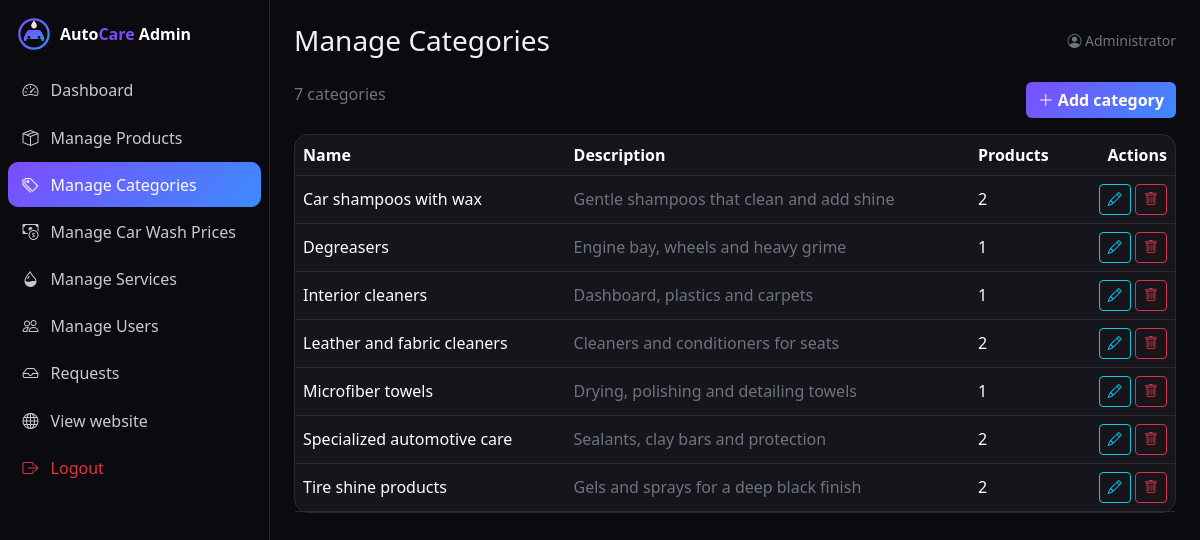
/admin/categorias.php (signed in), run on the app's committed database.
### tables this page shows
CREATE TABLE categorias (
  id INT UNSIGNED AUTO_INCREMENT PRIMARY KEY,
  nombre VARCHAR(100) NOT NULL UNIQUE,
  descripcion VARCHAR(255) NULL
);

### config/conexion.php (called while the page is built, shortened)
<?php
function e($v) { return htmlspecialchars((string)$v, ENT_QUOTES, 'UTF-8'); }

### admin/categorias.php (the view, shortened to what this page needs)
<?php
require_once __DIR__ . '/../includes/verificar_sesion.php'; require_admin();
$lista = $pdo->query('SELECT c.*, (SELECT COUNT(*) FROM productos p WHERE p.categoria_id = c.id) AS total FROM categorias c ORDER BY c.nombre')->fetchAll();
include __DIR__ . '/../includes/admin_header.php';
?>
<div class="d-flex justify-content-between mb-3"><span class="text-secondary"><?= count($lista) ?> categories</span>
  <button class="btn btn-accent btn-nuevo" data-bs-toggle="modal" data-bs-target="#modalCrud"><i class="bi bi-plus-lg"></i> Add category</button></div>
<div class="card"><div class="table-responsive"><table class="table table-hover align-middle mb-0">
  <thead><tr><th>Name</th><th>Description</th><th>Products</th><th class="text-end">Actions</th></tr></thead><tbody>
  <?php foreach ($lista as $c): $json = ['id' => $c['id'], 'nombre' => $c['nombre'], 'descripcion' => $c['descripcion']]; ?>
    <tr><td><?= e($c['nombre']) ?></td><td class="text-secondary"><?= e($c['descripcion']) ?></td><td><?= (int)$c['total'] ?></td>
      <td class="text-end text-nowrap">
        <button class="btn btn-sm btn-outline-info btn-editar" data-bs-toggle="modal" data-bs-target="#modalCrud" data-json="<?= e(json_encode($json)) ?>"><i class="bi bi-pencil"></i></button>
        <form method="post" class="d-inline form-eliminar" data-msg="Delete category &quot;<?= e($c['nombre']) ?>&quot;?">
          <button class="btn btn-sm btn-outline-danger"><i class="bi bi-trash"></i></button></form></td></tr>
  <?php endforeach; ?></tbody></table></div></div>
<?php include __DIR__ . '/../includes/admin_footer.php'; ?>

### assets/css/estilos.css (style rules this page uses)
:root { --bg:#0b0b0f;--surface:#15151b;--surface2:#1d1d26;--line:#2a2a35;--accent:#7c4dff;--accent2:#3d8bfd }
[data-bs-theme=dark] { --bs-body-bg:var(--bg);--bs-body-color:#f1f1f5;--bs-border-color:var(--line) }
body { background:var(--bg);font-family:'Segoe UI',system-ui,-apple-system,sans-serif }
.btn-accent { background:linear-gradient(135deg,var(--accent),var(--accent2));border:0;color:#fff;font-weight:600 }
.card { background:var(--surface);border:1px solid var(--line);border-radius:14px }

### assets/css/admin.css (style rules this page uses)
body.admin { background:#0b0b0f }
.table { --bs-table-bg:transparent }

### data on the page
categorias: nombre "Car shampoos with wax", descripcion "Gentle shampoos that clean and add shine", total "2"
categorias: nombre "Degreasers", descripcion "Engine bay, wheels and heavy grime", total "1"
categorias: nombre "Interior cleaners", descripcion "Dashboard, plastics and carpets", total "1"
categorias: nombre "Leather and fabric cleaners", descripcion "Cleaners and conditioners for seats", total "2"
categorias: nombre "Microfiber towels", descripcion "Drying, polishing and detailing towels", total "1"
categorias: nombre "Specialized automotive care", descripcion "Sealants, clay bars and protection", total "2"
categorias: nombre "Tire shine products", descripcion "Gels and sprays for a deep black finish", total "2"

### other printed values
$label "Dashboard"
$label "Manage Products"
$label "Manage Categories"
$label "Manage Car Wash Prices"
$label "Manage Services"
$label "Manage Users"
$label "Requests"
$adminTitle "Manage Categories"
$_SESSION['user']['nombre'] "Administrator"
count($lista) "7"
